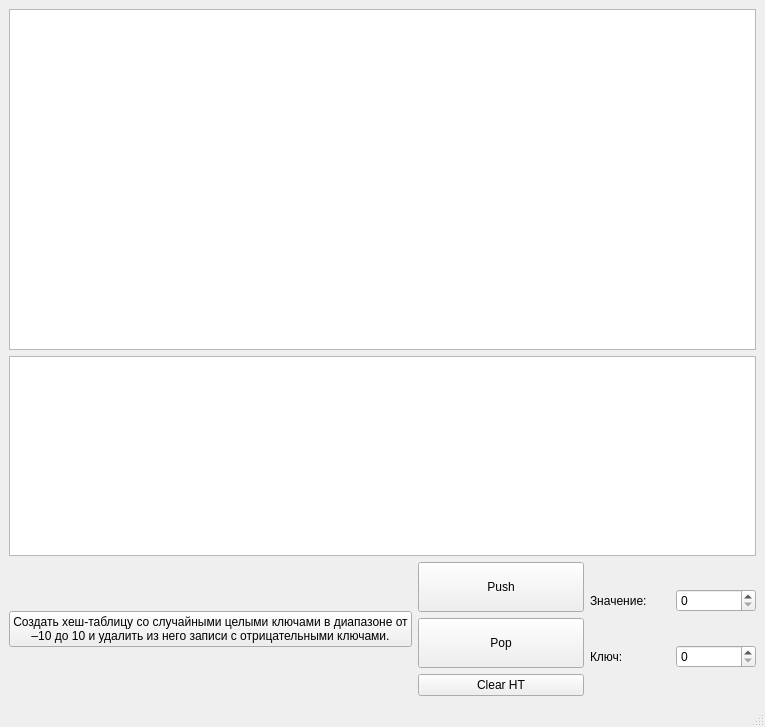
<?xml version="1.0" encoding="UTF-8"?>
<ui version="4.0">
 <class>MainWindow</class>
 <widget class="QMainWindow" name="MainWindow">
  <property name="geometry">
   <rect>
    <x>0</x>
    <y>0</y>
    <width>765</width>
    <height>727</height>
   </rect>
  </property>
  <property name="windowTitle">
   <string>MainWindow</string>
  </property>
  <widget class="QWidget" name="centralwidget">
   <layout class="QGridLayout" name="gridLayout">
    <item row="0" column="0">
     <layout class="QVBoxLayout" name="verticalLayout_3">
      <item>
       <widget class="QTextEdit" name="textEdit">
        <property name="minimumSize">
         <size>
          <width>0</width>
          <height>341</height>
         </size>
        </property>
        <property name="readOnly">
         <bool>true</bool>
        </property>
       </widget>
      </item>
      <item>
       <widget class="QTextEdit" name="textEdit_2">
        <property name="readOnly">
         <bool>true</bool>
        </property>
       </widget>
      </item>
      <item>
       <layout class="QHBoxLayout" name="horizontalLayout_3">
        <item>
         <widget class="QPushButton" name="taskButton">
          <property name="text">
           <string>Создать хеш-таблицу со случайными целыми ключами в диапазоне от
–10 до 10 и удалить из него записи с отрицательными ключами.</string>
          </property>
         </widget>
        </item>
        <item>
         <layout class="QVBoxLayout" name="verticalLayout">
          <item>
           <widget class="QPushButton" name="pushButton">
            <property name="minimumSize">
             <size>
              <width>100</width>
              <height>50</height>
             </size>
            </property>
            <property name="text">
             <string>Push</string>
            </property>
           </widget>
          </item>
          <item>
           <widget class="QPushButton" name="popButton">
            <property name="minimumSize">
             <size>
              <width>100</width>
              <height>50</height>
             </size>
            </property>
            <property name="text">
             <string>Pop</string>
            </property>
           </widget>
          </item>
          <item>
           <widget class="QPushButton" name="pushButton_2">
            <property name="text">
             <string>Clear HT</string>
            </property>
           </widget>
          </item>
         </layout>
        </item>
        <item>
         <layout class="QVBoxLayout" name="verticalLayout_2">
          <item>
           <layout class="QHBoxLayout" name="horizontalLayout">
            <item>
             <widget class="QLabel" name="label">
              <property name="text">
               <string>Значение:</string>
              </property>
             </widget>
            </item>
            <item>
             <widget class="QSpinBox" name="spinBoxValue"/>
            </item>
           </layout>
          </item>
          <item>
           <layout class="QHBoxLayout" name="horizontalLayout_2">
            <item>
             <widget class="QLabel" name="label_2">
              <property name="text">
               <string>Ключ:</string>
              </property>
             </widget>
            </item>
            <item>
             <widget class="QSpinBox" name="spinBoxKey"/>
            </item>
           </layout>
          </item>
         </layout>
        </item>
       </layout>
      </item>
     </layout>
    </item>
   </layout>
  </widget>
  <widget class="QMenuBar" name="menubar">
   <property name="geometry">
    <rect>
     <x>0</x>
     <y>0</y>
     <width>765</width>
     <height>22</height>
    </rect>
   </property>
  </widget>
  <widget class="QStatusBar" name="statusbar"/>
 </widget>
 <resources/>
 <connections/>
</ui>
